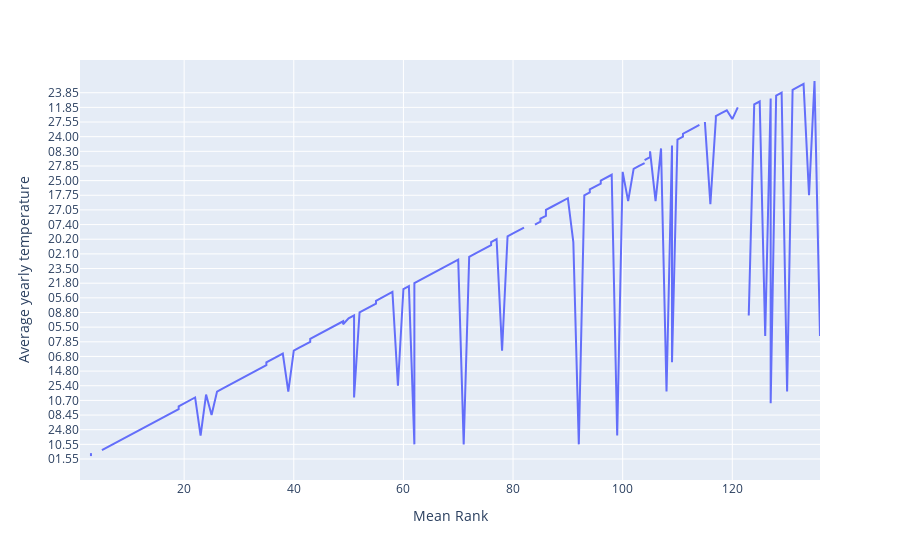

Notebook source saved alongside this figure:
### Code cell
happiness_temperature(df)

### Figure 1 — Plotly figure (JSON) as saved in the notebook; plotly's stock layout.template omitted (floating-point values rounded to 4 significant figures; data arrays with more than 128 entries replaced by an {"elided": "..."} marker saying what was removed)
{"data": [{"hovertemplate": "Mean Rank=%{x}<br>Average yearly temperature=%{y}<extra></extra>", "legendgroup": "", "line": {"color": "#636efa", "dash": "solid"}, "marker": {"symbol": "circle"}, "mode": "lines", "name": "", "orientation": "h", "showlegend": false, "type": "scatter", "x": {"elided": "160 int values"}, "xaxis": "x", "y": {"elided": "160 mixed values"}, "yaxis": "y"}], "layout": {"legend": {"tracegroupgap": 0}, "margin": {"t": 60}, "xaxis": {"anchor": "y", "domain": [0, 1], "title": {"text": "Mean Rank"}}, "yaxis": {"anchor": "x", "domain": [0, 1], "title": {"text": "Average yearly temperature"}}}}
